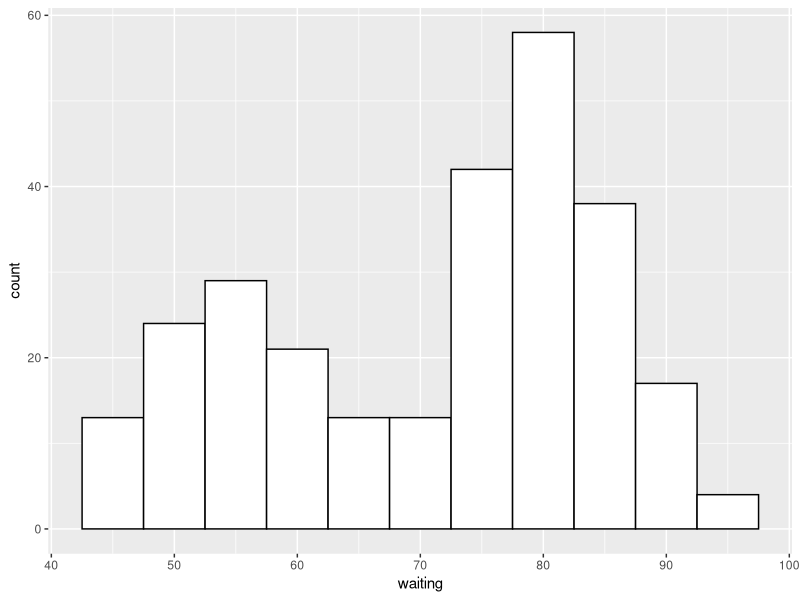
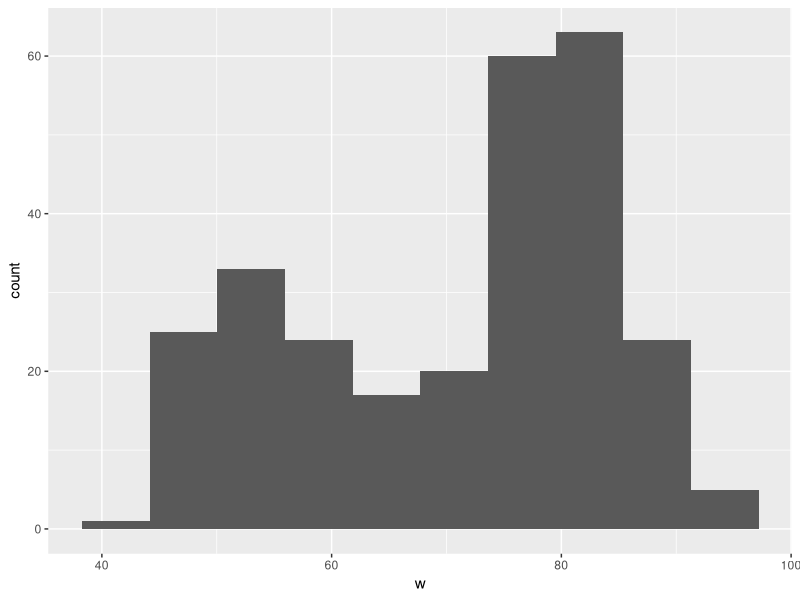
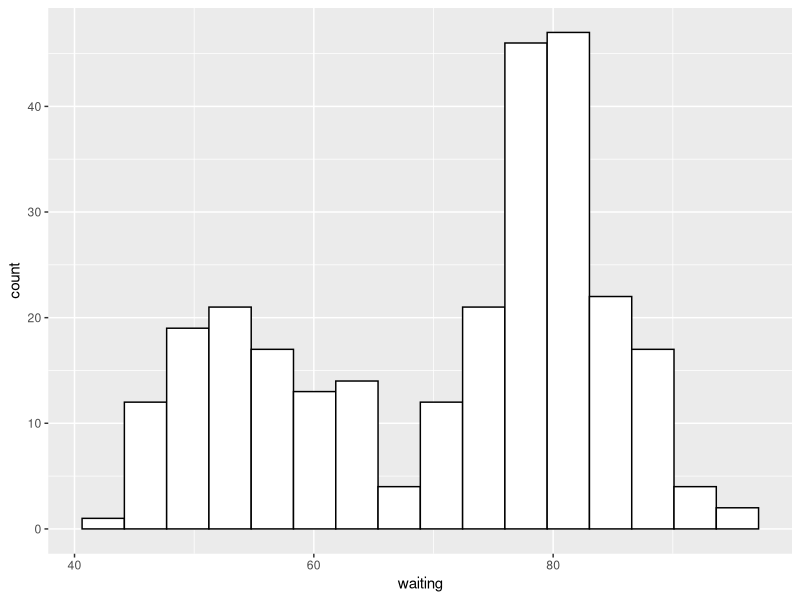
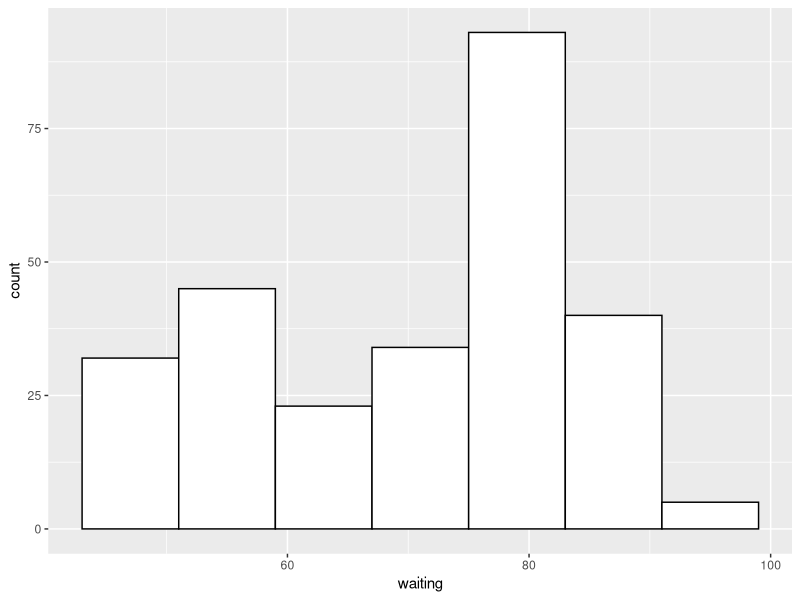
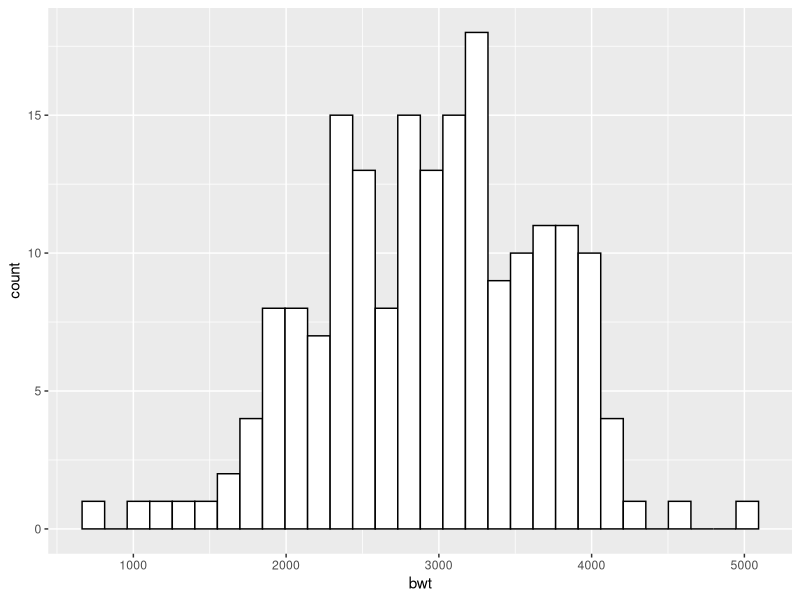
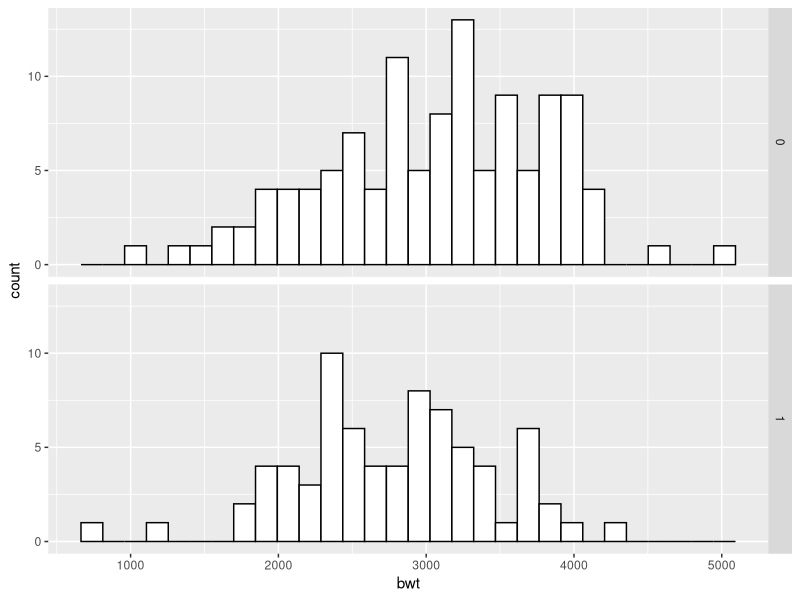

Here is the R script that generated these plots, in order: (Note: this script raises an error after producing the figures.)

# loading packages --------------------------------------------------------

library('magrittr')
library('ggplot2')
library('tidyverse')

# plot histogram ----------------------------------------------------------

h <- faithful %>% ggplot(aes(waiting))
h + geom_histogram(fill = 'white', colour = 'black', binwidth = 5) # 组距
# equivalent to
w <- faithful$waiting
ggplot(NULL, aes(x = w)) +
  geom_histogram(bins = 10) # 分组数
# 将x的取值切分为15组
binsize <- diff(range(faithful$waiting)) / 15
h + geom_histogram(binwidth = binsize, fill ='white', colour = 'black')
h + geom_histogram(binwidth = 8, fill = 'white', colour = 'black', boundary = 35)

birwt <- MASS::birthwt
bt <- birwt %>% 
  ggplot(aes(x = bwt)) +
  geom_histogram(fill = 'white', colour = 'black')
bt
bt + facet_grid(smoke ~ .)

birwt$smoke0 <- if_else(birwt$smoke == 0, 'No smoke', 'Smoke')
bt + facet_grid(smoke0 ~ .)
bt + facet_grid(race ~ ., scales = 'free') ## 单独y轴标签

birwt %>% 
  ggplot(aes(x = bwt, fill = smoke0)) +
  geom_histogram(position = 'identity', alpha = 0.4)
